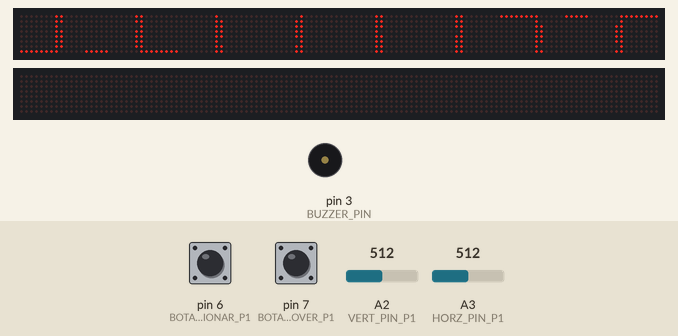
The sketch below on a simulated Arduino Mega 2560, built with avr-gcc and run on an emulated ATmega2560. Parts: 2 × 128×8 LED matrix, buzzer (waves = sounding). The inputs (shaded band) are chosen by the test bench; at power-on: pin 6 (BOTAO_ROTACIONAR_P1) HIGH, A2 (VERT_PIN_P1) = 512, pin 7 (BOTAO_MOVER_P1) HIGH, A3 (HORZ_PIN_P1) = 512. What the sketch prints to the serial monitor is not drawn.

Above: at 1.8 s.
1.9 s: pin 6 (BOTAO_ROTACIONAR_P1) pulled LOW for 1 s
At 3.2 s:
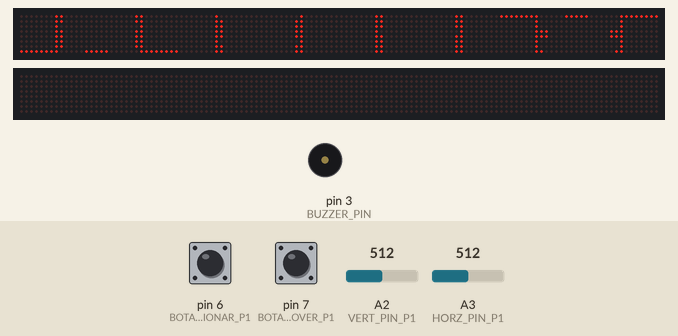
4.4 s: A2 (VERT_PIN_P1) set to 685
5.9 s: A2 (VERT_PIN_P1) set to 716
At 6.3 s:
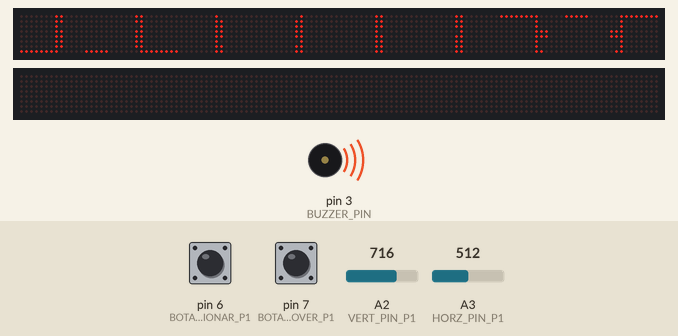
8.4 s: pin 7 (BOTAO_MOVER_P1) pulled LOW for 1 s
At 9.9 s:
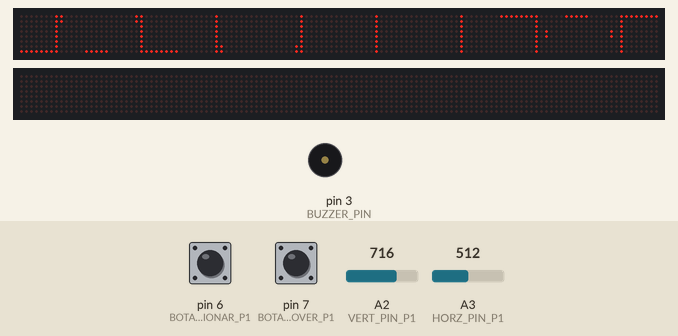
10.0 s: A2 (VERT_PIN_P1) set to 511
11.5 s: A3 (HORZ_PIN_P1) set to 6
At 11.63 s:
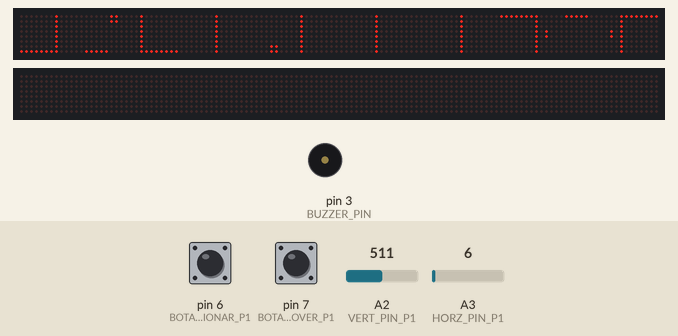
Timing chart, 0 to 14.5 s (numbered marks = the images above; inputs shaded):
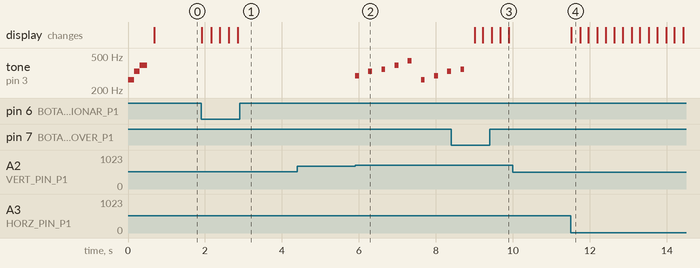

Measured:
- the behaviour switches between 700 and 701 on A2 (VERT_PIN_P1) (found by bisection; images 1 and 2)
- after the input at 1.9 s, the display: changes at once (image 1)
- after the input at 5.9 s, tone on pin 3 (BUZZER_PIN): plays 294 Hz for 0.10 s, 330 Hz for 0.10 s, 349 Hz for 0.10 s, 392 Hz for 0.10 s, 440 Hz for 0.10 s, 262 Hz for 0.10 s … (8 notes in this stretch), starting at once
- after the input at 8.4 s, tone on pin 3 (BUZZER_PIN): goes on until 8.7 s, then stays silent; the display: first changes after 0.61 s (image 3 shows a later state)
- after the input at 11.5 s, the display: changes at once (image 4)

The sketch:

sketch_apr2a.ino
```cpp
#include <MD_MAX72xx.h>

#include "defines.h"
#include "Som/pitches.c"
#include "Posicoes/posicoes.c"
#include "Display/display.c"
#include "Display/Ponto/ponto.c"
#include "Player/player.h"
#include "Sticks/stick.c"
#include "Display/Borda/borda.c"
#include "Gameplay/Mover/mover.c"
#include "Gameplay/Logica/logica.c"
#include "Gameplay/Rotacionar/rotacionar.c"
#include "Gameplay/Turno/turno.c"


void setup() {
  Serial.begin(115200);
  displayCentral.begin(); displayCentral.clear(); displayCentral.control(MD_MAX72XX::INTENSITY, 10);
  displayAux.begin();    displayAux.clear();    displayAux.control(MD_MAX72XX::INTENSITY, 10);


  // Configurações de entrada
  pinMode(VERT_PIN_P1, INPUT); pinMode(HORZ_PIN_P1, INPUT); pinMode(SEL_PIN_P1, INPUT_PULLUP);
  pinMode(VERT_PIN_P2, INPUT); pinMode(HORZ_PIN_P2, INPUT); pinMode(SEL_PIN_P2, INPUT_PULLUP);
  pinMode(BOTAO_ROTACIONAR_P1, INPUT_PULLUP); pinMode(BOTAO_MOVER_P1, INPUT_PULLUP);


  tocarSomInicio(BUZZER_PIN);
  borda();
  iniciarSticks();
  iniciarPosicoes();

  displayCentral.control(0, displayCentral.getDeviceCount() -1, MD_MAX72XX::INTENSITY, 1);
}

void loop() {
  player1.botaoRotacionar = BOTAO_ROTACIONAR_P1;
  player1.mover = BOTAO_MOVER_P1;
  player1.analogHor = HORZ_PIN_P1;
  player1.analoVert = VERT_PIN_P1;
  player1.turno = true;
  turno(&player1);
}
```

borda.h
```cpp
#include "../display.h"
#include "../Ponto/ponto.h"

#ifndef BORDA_H
#define BORDA_H

void bordaCartas();
void borda();

#endif // BORDA_H
```

ponto.h
```cpp
#ifndef PONTO_H
#define PONTO_H

struct Ponto{
  int x = 0;
  int y = 0;
} pontoreal;


Ponto inverterXDisplay(Ponto invert_x);

Ponto formatar_32x32_8x128(uint8_t coluna, uint8_t linha);

#endif // PONTO_H
```

display.h
```cpp
#include "../defines.h"
#include "Ponto/ponto.h"
#include "../Sticks/sticks.h"

#ifndef DISPLAY_H
#define DISPLAY_H

// Varieveis globais - Display Central
MD_MAX72XX displayCentral = MD_MAX72XX(HARDWARE_TYPE, DIN_PIN_CENTRAL_DISPLAY, CLK_PIN_CENTRAL_DISPLAY, CS_PIN_CENTRAL_DISPLAY, MAX_DEVICES_CENTRAL_DISPLAY);
const uint8_t TOTAL_PIX_CENTRAL_X = MAX_DEVICES_CENTRAL_DISPLAY * 8; //128 para 16 mod

// Varieveis globais - Display Auxiliar
MD_MAX72XX displayAux = MD_MAX72XX(HARDWARE_TYPE, DIN_PIN_AUX_DISPLAY, CLK_PIN_AUX_DISPLAY, CS_PIN_AUX_DISPLAY, MAX_DEVICES_AUX_DISPLAY);
const uint8_t TOTAL_PIX_AUX_X = MAX_DEVICES_AUX_DISPLAY * 8; //128 para 16 mod

unsigned long lastBlinkTime = 0;
bool blinkState = false;


void displayPontoReal(uint8_t coluna, uint8_t linha);
void displayStick(struct Stick *stick);
void apagarStick(struct Stick *stick);
void copiarStick(struct Stick *stick);
void displayStickInicial(struct Stick* exemplo);
void garantiStickLigado(Stick* exemplo);

#endif // DISPLAY_H
```

logica.h
```cpp
#ifndef LOGICA_H
#define LOGICA_H

void atualizarOcupadoPosicoes();
void validarSticksTravados();

#endif // LOGICA_H
```

mover.h
```cpp
#include "../../Sticks/sticks.h"
#include "../../Posicoes/posicoes.h"

#ifndef MOVER_H
#define MOVER_H

void moverPalito(Stick *palito, struct Posicoes *posicao);
bool validarPosicao(int numPosicao, bool deitado);
void moverPontosTemp(int numero, bool deitado);

#endif // MOVER_H
```

rotacionar.h
```cpp
#include "../../Display/display.h"
#include "../../Display/Ponto/ponto.h"

#ifndef ROTACIONAR_H
#define ROTACIONAR_H

void rotacionarStick(struct Stick *stick);


#endif // ROTACIONAR_H
```

turno.h
```cpp
#ifndef TURNO_H
#define TURNO_H

void turno(struct Player *player);
void moverPalitoJogador(Player *jogador, Stick *palito);


#endif // TURNO_H
```

player.h
```cpp
#ifndef PLAYER_H
#define PLAYER_H

struct Player{
  bool turno = false;
  int vertical = 512;
  int horizontal = 512;
  bool pressionadoR3 = false;
  int movimentos = 0;
  int botaoRotacionar;
  int analogHor;
  int analoVert;
  int mover;
}player1, player2;


#endif // PLAYER_H
```

posicoes.h
```cpp
#include <stdint.h>

#ifndef POSICOES_H
#define POSICOES_H

struct Posicoes{
  uint8_t pontosXEmPe[8];
  uint8_t pontosYEmPe[8];

  uint8_t pontosXDeitado[8];
  uint8_t pontosYDeitado[8];

  bool soPodeDeitar;
  bool ocupado;
}posicoes[30];

void iniciarPosicoes();


#endif // POSICOES_H
```

pitches.h
```cpp
#ifndef PITCHES_H
#define PITCHES_H


#define NOTE_B0  31
#define NOTE_C1  33
#define NOTE_CS1 35
#define NOTE_D1  37
#define NOTE_DS1 39
#define NOTE_E1  41
#define NOTE_F1  44
#define NOTE_FS1 46
#define NOTE_G1  49
#define NOTE_GS1 52
#define NOTE_A1  55
#define NOTE_AS1 58
#define NOTE_B1  62
#define NOTE_C2  65
#define NOTE_CS2 69
#define NOTE_D2  73
#define NOTE_DS2 78
#define NOTE_E2  82
#define NOTE_F2  87
#define NOTE_FS2 93
#define NOTE_G2  98
#define NOTE_GS2 104
#define NOTE_A2  110
#define NOTE_AS2 117
#define NOTE_B2  123
#define NOTE_C3  131
#define NOTE_CS3 139
#define NOTE_D3  147
#define NOTE_DS3 156
#define NOTE_E3  165
#define NOTE_F3  175
#define NOTE_FS3 185
#define NOTE_G3  196
#define NOTE_GS3 208
#define NOTE_A3  220
#define NOTE_AS3 233
#define NOTE_B3  247
#define NOTE_C4  262
#define NOTE_CS4 277
#define NOTE_D4  294
#define NOTE_DS4 311
#define NOTE_E4  330
#define NOTE_F4  349
#define NOTE_FS4 370
#define NOTE_G4  392
#define NOTE_GS4 415
#define NOTE_A4  440
#define NOTE_AS4 466
#define NOTE_B4  494
#define NOTE_C5  523
#define NOTE_CS5 554
#define NOTE_D5  587
#define NOTE_DS5 622
#define NOTE_E5  659
#define NOTE_F5  698
#define NOTE_FS5 740
#define NOTE_G5  784
#define NOTE_GS5 831
#define NOTE_A5  880
#define NOTE_AS5 932
#define NOTE_B5  988
#define NOTE_C6  1047
#define NOTE_CS6 1109
#define NOTE_D6  1175
#define NOTE_DS6 1245
#define NOTE_E6  1319
#define NOTE_F6  1397
#define NOTE_FS6 1480
#define NOTE_G6  1568
#define NOTE_GS6 1661
#define NOTE_A6  1760
#define NOTE_AS6 1865
#define NOTE_B6  1976
#define NOTE_C7  2093
#define NOTE_CS7 2217
#define NOTE_D7  2349
#define NOTE_DS7 2489
#define NOTE_E7  2637
#define NOTE_F7  2794
#define NOTE_FS7 2960
#define NOTE_G7  3136
#define NOTE_GS7 3322
#define NOTE_A7  3520
#define NOTE_AS7 3729
#define NOTE_B7  3951
#define NOTE_C8  4186
#define NOTE_CS8 4435
#define NOTE_D8  4699
#define NOTE_DS8 4978

#endif // PITCHES_H
```

sticks.h
```cpp
#ifndef STICKS_H
#define STICKS_H

struct Stick{
  uint8_t pontosX[8];
  uint8_t pontosY[8];
  uint8_t display = 0;
  uint8_t posicao = 0;
  const uint8_t alturaEmPe= 4;
  const uint8_t larguraEmpe = 2;
  const uint8_t alturaDeitado= 2;
  const uint8_t larguraDeitado = 4;
  bool deitado = false;
  bool inGame = true;
  bool travado = false;
} sticks[6], temporario;

void rotacionarPontos(struct Stick *stick);
void iniciarSticks();

#endif // STICKS_H
```

defines.h
```cpp
#ifndef DEFINES_H
#define DEFINES_H

// - Configuração dos analoicos Player 01
#define VERT_PIN_P1 A2 //Cinza
#define HORZ_PIN_P1 A3 //Verde
#define SEL_PIN_P1  4 //Rosa

// - Configuração dos analoicos Player 02
#define VERT_PIN_P2 A0 //Cinza
#define HORZ_PIN_P2 A1 //Verde
#define SEL_PIN_P2  5 //Rosa

// - Configuração dos botões Player 01
#define BOTAO_ROTACIONAR_P1 6 // Marrom
#define BOTAO_MOVER_P1 7 // Marrom

// - Configuração dos botões Player 02
#define BOTAO_ROTACIONAR_P2 8 // Marrom
#define BOTAO_MOVER_P2 9 // Marrom

// - Configuração do Display Central
#define HARDWARE_TYPE MD_MAX72XX::PAROLA_HW

#define CLK_PIN_CENTRAL_DISPLAY 13
#define CS_PIN_CENTRAL_DISPLAY 12
#define DIN_PIN_CENTRAL_DISPLAY 11

// - Configuração do Display Auxiliar

#define CLK_PIN_AUX_DISPLAY 47
#define CS_PIN_AUX_DISPLAY 45
#define DIN_PIN_AUX_DISPLAY 43

#define MAX_DEVICES_CENTRAL_DISPLAY 16  //16 módulos de 8x8 cada

#define MAX_DEVICES_AUX_DISPLAY 16  //16 módulos de 8x8 cada

// - Configuração do Buzzer
#define BUZZER_PIN 3

#define TOTAL_PIX_Y 8
#define TOTAL_STICKS 6

#endif // DEFINES_H
```
